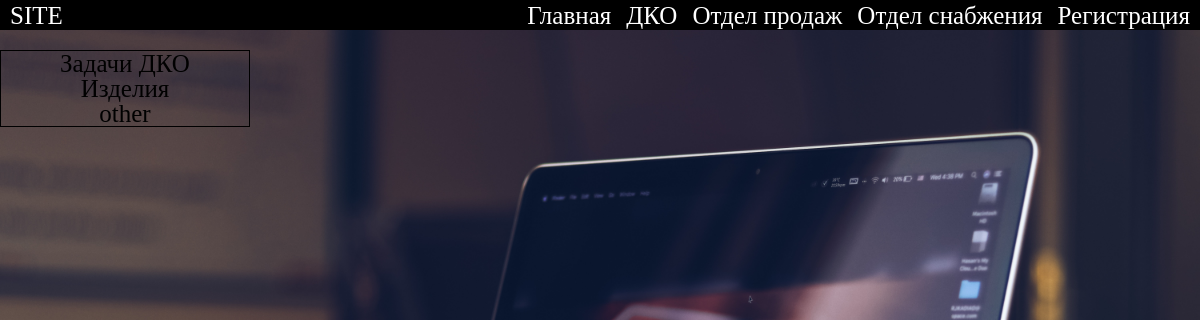
The page /dko/ on the database as committed earlier.
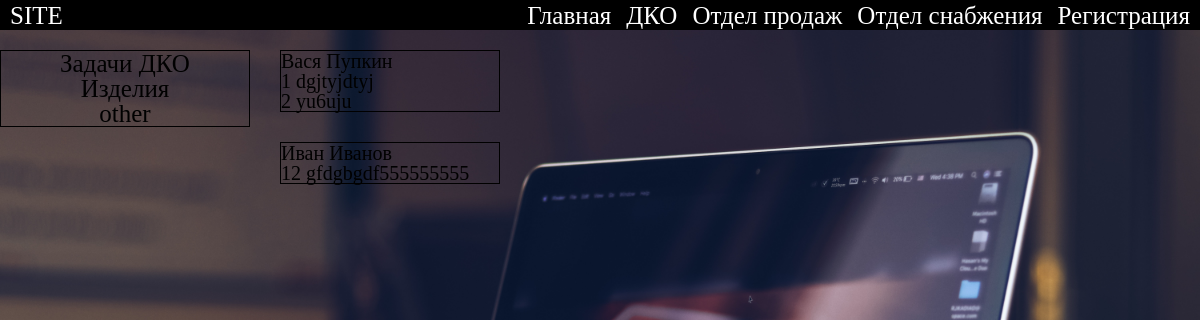
The same page on the database as committed later.
### dko/models.py (models this page shows, shortened)
class DkoEmployer(models.Model):
    name=models.CharField(max_length=50)
    surname=models.CharField(max_length=50)
    status=models.BooleanField(default=True)

class Tasks(models.Model):
    numder=models.CharField(max_length=10)
    suffix=models.CharField(max_length=10)
    manager=models.ForeignKey('MarketEmployer', on_delete=models.PROTECT, null=True)
    executor=models.ForeignKey('DkoEmployer', on_delete=models.PROTECT, null=True)
    description=models.TextField(max_length=500)

### dko/views.py (the view)
# urls.py: path('', MainDko.as_view(), name='main_dko'),
class MainDko(DataMixinDko,ListView):
        model = DkoEmployer
        template_name = 'dko/main_dko.html'
        context_object_name = 'dko_emplyers'
        def get_context_data(self, *, object_list=None, **kwargs):
                context=super().get_context_data(**kwargs)
                context.update({'tasks': Tasks.objects.all()})
                c_def= self.get_user_context(title='Задачи ДКО')
                return dict(list(context.items())+list(c_def.items()))

### dko/utils.py (called while the page is built)
    def get_user_context(self, **kwargs):
        context=kwargs
        context['main_menu']=main_menu
        return context

    def get_user_context(self, **kwargs):
        context=super().get_user_context()
        context['dko_side_bar']=dko_side_bar
        return context

### dko/templates/dko/main_dko.html (shortened to what this page needs)
{% extends "dko/base.html" %}
{% block content %}
<div class="tasks">
	<div class="employers">
		{% for e in dko_emplyers %}
		<div class="employer">
		<a href="#">{{e.name}} {{e.surname}}</a>
			<ul>
			{% for t in tasks %}
			{% if e.id == t.executor_id %}
				<li>{{t.numder}}  {{t.description}}</li>
			{% endif %}
			{% endfor %}
			</ul>
		</div>
		{% endfor %}
	</div>
</div>
{% endblock %}

### dko/templates/dko/base.html (shortened to what this page needs)
{% load static %}
{% load dko_tags %}
<!DOCTYPE html>
<html lang="en">
<head>
	<link rel="stylesheet" type="text/css" href={% static 'dko/css/zero_style.css' %}/>
	<link rel="stylesheet" type="text/css" href={% static "dko/css/style.css" %}/>
</head>
<body>
	<div class="container">
		<div class="header">
			<div class="header_topper">
				<div class="header_title">SITE</div>
				<div class="header_nav">
					<ul>
						{% for m in main_menu %}
						<li>{{m.title}}</li>
					</ul>
					{% endfor %}
				</div>
			</div>
		</div>
		<div class="under">
			<div class="side_bar">
				<ul>
				{% for m in dko_side_bar %}
				<li>{{m.title}}</li>
				</ul>
				{% endfor %}
				</div>
			<div class="content">
			{% block content %}
			{% endblock %}
			</div>
		</div>
	</div>
</body>
</html>

### dko/static/dko/css/zero_style.css (style rules this page uses)
* { padding: 0; margin: 0; border: 0; }
*,*:before,*:after { -moz-box-sizing: border-box; -webkit-box-sizing: border-box; box-sizing: border-box; }
html,body { height: 100%; width: 100%; font-size: 100%; line-height: 1; font-size: 14px; -ms-text-size-adjust: 100%; -moz-text-size-adjust: 100%; -webkit-text-size-adjust: 100%; }
a, a:visited { text-decoration: none; }
ul li { list-style: none; }

### dko/static/dko/css/style.css (style rules this page uses)
body { list-style-type: none; font-size: 25px; background: url('dko/css/1.jpg') 0 0/100% auto no-repeat; }
a { color: black; }
.header_topper { width: 100%; height: 30px; background-color: black; color: white; display: flex; justify-content: space-between; align-items: center; }
.header_title { margin-left: 10px; font-size: 25px; color: white; }
.header_nav { margin-right: 10px; display: flex; justify-content: space-between; align-items: center; }
.header_nav li { margin-left: 15px; }
.under { margin: 20px auto auto auto; display: flex; align-items: flex-start; }
.under > div:nth-child(1) { width: 10em; }
.side_bar { display: flex; justify-content: space-around; flex-direction: column; align-items: center; border: 1px solid black; }
.employers { width: 100%; display: flex; flex-direction: column; margin-left: 30px; font-size: 20px; justify-content: space-between; }
.employer { margin-bottom: 30px; width: 100%; border: 1px solid black; }

Rows that differ between the two databases and show on the page:
added DkoEmployer: name "Вася", surname "Пупкин"
added Tasks: numder "1", description "dgjtyjdtyj", shown under "Вася"
added Tasks: numder "2", description "yu6uju", shown under "Вася"
added DkoEmployer: name "Иван", surname "Иванов"
added Tasks: numder "12", description "gfdgbgdf555555555", shown under "Иван"
